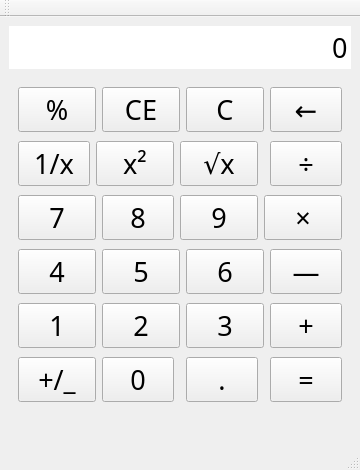
<?xml version="1.0" encoding="UTF-8"?>
<ui version="4.0">
 <class>MainWindow</class>
 <widget class="QMainWindow" name="MainWindow">
  <property name="geometry">
   <rect>
    <x>0</x>
    <y>0</y>
    <width>360</width>
    <height>470</height>
   </rect>
  </property>
  <property name="minimumSize">
   <size>
    <width>340</width>
    <height>430</height>
   </size>
  </property>
  <property name="maximumSize">
   <size>
    <width>360</width>
    <height>470</height>
   </size>
  </property>
  <property name="font">
   <font>
    <family>Agency FB</family>
    <pointsize>20</pointsize>
   </font>
  </property>
  <property name="windowTitle">
   <string>MainWindow</string>
  </property>
  <widget class="QWidget" name="centralwidget">
   <layout class="QVBoxLayout" name="verticalLayout">
    <item>
     <widget class="QLineEdit" name="displayLabel">
      <property name="focusPolicy">
       <enum>Qt::NoFocus</enum>
      </property>
      <property name="text">
       <string>0</string>
      </property>
      <property name="frame">
       <bool>false</bool>
      </property>
      <property name="alignment">
       <set>Qt::AlignRight|Qt::AlignTrailing|Qt::AlignVCenter</set>
      </property>
      <property name="readOnly">
       <bool>true</bool>
      </property>
     </widget>
    </item>
    <item>
     <widget class="QWidget" name="keypadWidget" native="true">
      <layout class="QGridLayout" name="gridLayout">
       <item row="0" column="0" colspan="2">
        <widget class="QPushButton" name="percentButton">
         <property name="layoutDirection">
          <enum>Qt::LeftToRight</enum>
         </property>
         <property name="text">
          <string>%</string>
         </property>
        </widget>
       </item>
       <item row="0" column="2" colspan="2">
        <widget class="QPushButton" name="clearEntryButton">
         <property name="layoutDirection">
          <enum>Qt::LeftToRight</enum>
         </property>
         <property name="text">
          <string>CE</string>
         </property>
        </widget>
       </item>
       <item row="0" column="4" colspan="2">
        <widget class="QPushButton" name="clearButton">
         <property name="layoutDirection">
          <enum>Qt::LeftToRight</enum>
         </property>
         <property name="text">
          <string>C</string>
         </property>
        </widget>
       </item>
       <item row="0" column="6">
        <widget class="QPushButton" name="backspaceButton">
         <property name="layoutDirection">
          <enum>Qt::LeftToRight</enum>
         </property>
         <property name="text">
          <string>←</string>
         </property>
        </widget>
       </item>
       <item row="1" column="0">
        <widget class="QPushButton" name="reciprocalButton">
         <property name="layoutDirection">
          <enum>Qt::LeftToRight</enum>
         </property>
         <property name="text">
          <string>1/x</string>
         </property>
        </widget>
       </item>
       <item row="1" column="1" colspan="2">
        <widget class="QPushButton" name="squareButton">
         <property name="layoutDirection">
          <enum>Qt::LeftToRight</enum>
         </property>
         <property name="text">
          <string>x²</string>
         </property>
        </widget>
       </item>
       <item row="1" column="3" colspan="2">
        <widget class="QPushButton" name="squareRootButton">
         <property name="layoutDirection">
          <enum>Qt::LeftToRight</enum>
         </property>
         <property name="text">
          <string>√x</string>
         </property>
        </widget>
       </item>
       <item row="1" column="6">
        <widget class="QPushButton" name="divideButton">
         <property name="layoutDirection">
          <enum>Qt::LeftToRight</enum>
         </property>
         <property name="text">
          <string>÷</string>
         </property>
        </widget>
       </item>
       <item row="2" column="2">
        <widget class="QPushButton" name="button8">
         <property name="layoutDirection">
          <enum>Qt::LeftToRight</enum>
         </property>
         <property name="text">
          <string>8</string>
         </property>
        </widget>
       </item>
       <item row="2" column="3" colspan="2">
        <widget class="QPushButton" name="button9">
         <property name="layoutDirection">
          <enum>Qt::LeftToRight</enum>
         </property>
         <property name="text">
          <string>9</string>
         </property>
        </widget>
       </item>
       <item row="2" column="5" colspan="2">
        <widget class="QPushButton" name="multiplyButton">
         <property name="layoutDirection">
          <enum>Qt::LeftToRight</enum>
         </property>
         <property name="text">
          <string>×</string>
         </property>
        </widget>
       </item>
       <item row="3" column="0" colspan="2">
        <widget class="QPushButton" name="button4">
         <property name="layoutDirection">
          <enum>Qt::LeftToRight</enum>
         </property>
         <property name="text">
          <string>4</string>
         </property>
        </widget>
       </item>
       <item row="3" column="2" colspan="2">
        <widget class="QPushButton" name="button5">
         <property name="layoutDirection">
          <enum>Qt::LeftToRight</enum>
         </property>
         <property name="text">
          <string>5</string>
         </property>
        </widget>
       </item>
       <item row="3" column="4" colspan="2">
        <widget class="QPushButton" name="button6">
         <property name="layoutDirection">
          <enum>Qt::LeftToRight</enum>
         </property>
         <property name="text">
          <string>6</string>
         </property>
        </widget>
       </item>
       <item row="3" column="6">
        <widget class="QPushButton" name="subtractButton">
         <property name="layoutDirection">
          <enum>Qt::LeftToRight</enum>
         </property>
         <property name="text">
          <string>—</string>
         </property>
        </widget>
       </item>
       <item row="4" column="0" colspan="2">
        <widget class="QPushButton" name="button1">
         <property name="layoutDirection">
          <enum>Qt::LeftToRight</enum>
         </property>
         <property name="text">
          <string>1</string>
         </property>
        </widget>
       </item>
       <item row="4" column="2" colspan="2">
        <widget class="QPushButton" name="button2">
         <property name="layoutDirection">
          <enum>Qt::LeftToRight</enum>
         </property>
         <property name="text">
          <string>2</string>
         </property>
        </widget>
       </item>
       <item row="4" column="4" colspan="2">
        <widget class="QPushButton" name="button3">
         <property name="layoutDirection">
          <enum>Qt::LeftToRight</enum>
         </property>
         <property name="text">
          <string>3</string>
         </property>
        </widget>
       </item>
       <item row="4" column="6">
        <widget class="QPushButton" name="addButton">
         <property name="layoutDirection">
          <enum>Qt::LeftToRight</enum>
         </property>
         <property name="text">
          <string>+</string>
         </property>
        </widget>
       </item>
       <item row="5" column="2">
        <widget class="QPushButton" name="button0">
         <property name="layoutDirection">
          <enum>Qt::LeftToRight</enum>
         </property>
         <property name="text">
          <string>0</string>
         </property>
        </widget>
       </item>
       <item row="5" column="4">
        <widget class="QPushButton" name="decimalButton">
         <property name="layoutDirection">
          <enum>Qt::LeftToRight</enum>
         </property>
         <property name="text">
          <string>.</string>
         </property>
        </widget>
       </item>
       <item row="5" column="6">
        <widget class="QPushButton" name="equalsButton">
         <property name="layoutDirection">
          <enum>Qt::LeftToRight</enum>
         </property>
         <property name="text">
          <string>=</string>
         </property>
        </widget>
       </item>
       <item row="2" column="0" colspan="2">
        <widget class="QPushButton" name="button7">
         <property name="layoutDirection">
          <enum>Qt::LeftToRight</enum>
         </property>
         <property name="text">
          <string>7</string>
         </property>
        </widget>
       </item>
       <item row="5" column="0" colspan="2">
        <widget class="QPushButton" name="signButton">
         <property name="layoutDirection">
          <enum>Qt::LeftToRight</enum>
         </property>
         <property name="text">
          <string>+/_</string>
         </property>
        </widget>
       </item>
      </layout>
     </widget>
    </item>
   </layout>
  </widget>
  <widget class="QStatusBar" name="statusbar"/>
  <widget class="QToolBar" name="toolBar">
   <property name="windowTitle">
    <string>toolBar</string>
   </property>
   <attribute name="toolBarArea">
    <enum>TopToolBarArea</enum>
   </attribute>
   <attribute name="toolBarBreak">
    <bool>false</bool>
   </attribute>
  </widget>
 </widget>
 <resources/>
 <connections/>
</ui>
